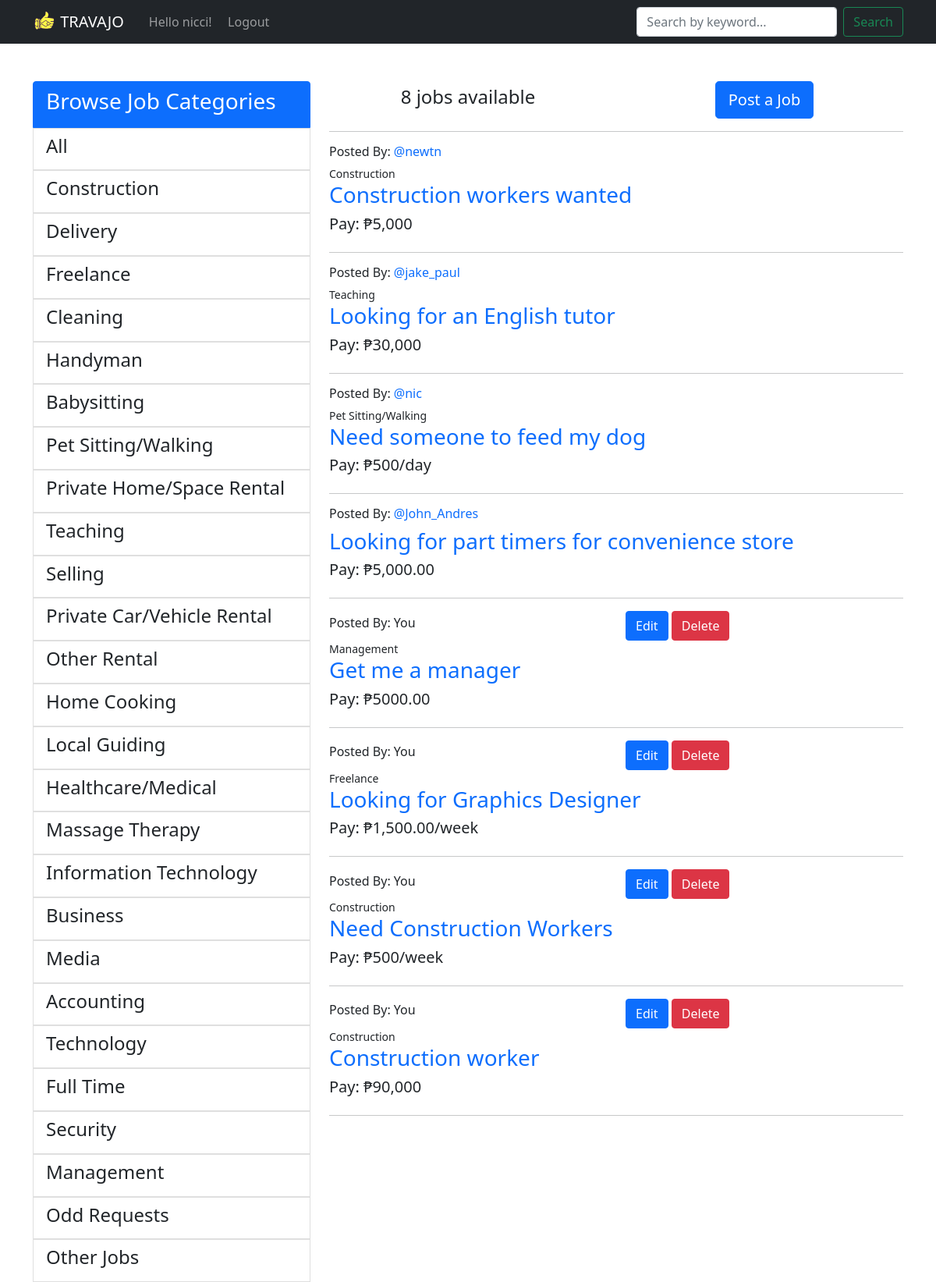
The page / (signed in) on the database its author committed.
### base/models.py (models this page shows, shortened)
class Category(models.Model):
    name = models.CharField(max_length=200)

class Room(models.Model):
    host = category = models.ForeignKey(User, on_delete = models.SET_NULL, null= True)
    category = models.ForeignKey(Category, on_delete = models.SET_NULL, null= True)
    name = models.CharField(max_length=200)
    payout = models.CharField(max_length = 200, null = True, blank = True)
    description = models.TextField(null = True, blank = True)
    updated =  models.DateTimeField(auto_now = True)
    created = models.DateTimeField(auto_now_add = True)
    class Meta:
        ordering = ['-updated', '-created']

### base/views.py (the view)
# urls.py: 2. Add a URL to urlpatterns:  path('', views.home, name='home')
def home(request):
    q = request.GET.get('q') if request.GET.get('q') != None else ''
    rooms = Room.objects.filter(
        Q(category__name__icontains = q) | Q(name__icontains = q) | Q(description__icontains = q)
        )
    topics = Category.objects.all()
    room_count = rooms.count()
    context = {'rooms':rooms, 'topics':topics, 'room_count':room_count}
    return render(request, 'base/home.html', context)

### base/templates/base/home.html
{%  extends 'main.html' %}
{% block content %}
<div class="container">
    <div class="row">
    <div class="col-sm-4">
        {% include 'base/categories_component.html' %}
    </div>
    <div class="col-sm-8 ">
        <div class="row">
            <div class="col-6 d-flex align-items-center justify-content-center">
                <h4>{{room_count}} jobs available</h4>
            </div>
            <div class="col-6 d-flex align-items-center justify-content-center">
            <a href= "{% url 'Create Room' %}" class="btn btn-primary btn-lg btn-block" role="button">Post a Job</a>
            </div>
        </div>
        <hr visibility:none;>
        {%  include 'base/displays_component.html' %}
    </div>
</div>
</div>
{% endblock content %}

### templates/nav.html (shortened to what this page needs)
{%  load static %}
<nav class="navbar navbar-expand-lg navbar-dark bg-dark">
    <div class="container">
      <a class="navbar-brand" href="/">
        <img src="{% static 'images/site_icon.png' %}" width="30" height="30" class="d-inline-block align-top" alt="travajo logo">
        <span class="navbar-brand mb-0 h1">TRAVAJO</span>
      </a>
      <div class="collapse navbar-collapse" id="navbarSupportedContent">
        <ul class="navbar-nav me-auto mb-2 mb-lg-0">
          <div class="col d-flex align-items-center justify-content-center">
            {% if request.user.is_authenticated %}
            <span class="navbar-text">Hello {{request.user}}! &nbsp;&nbsp; </span>
            {%endif%}
        </div>
          <li class="nav-item">
            {% if request.user.is_authenticated %}
            <a class="nav-link" href = "{% url 'logoutUser' %}">Logout</a>
            {% else %}
            <a class ="nav-link" href = "{% url 'loginUser'  %}">Login</a>
            {% endif %}
            </li>
        </ul>
        <form class="d-flex" method="GET" action = "{% url 'home' %}">
          <input class="form-control me-2" type="text"  name = "q" placeholder="Search by keyword..." aria-label="Search">
          <button class="btn btn-outline-success" type="submit">Search</button>
        </form>
      </div>
    </div>
  </nav>
<br><br>

### base/templates/base/categories_component.html
{% block content %}
<div class="list-group">
    <button type="button" class="list-group-item list-group-item-action active">
      <h3>Browse Job Categories</h3>
    </button>
<div>
    <a href = "{% url 'home' %}" class="list-group-item list-group-item-action"><h4>All</h4></a>
</div>
{%  for topic in topics %}
    <div>
        <a href = "{% url 'home' %}?q={{topic.name}}" class="list-group-item list-group-item-action"><h4>{{topic.name}}</h4></a>
    </div>
{% endfor %}
</div>
{%endblock content%}

### base/templates/base/displays_component.html (shortened to what this page needs)
{%block content%}
{% for room in rooms %}
<div class = "list-group list-group-flush">
    <div class="row">
        <div class="col d-flex align-items-center">
            {%  if request.user == room.host %}
            <h6>Posted By: You</h6>
            {%else%}
            <h6>Posted By: <a href= "{% url 'User Profile' room.host.id %}">@{{room.host.username}}</h6></a>
            {%endif%}
            </div>
        <div class="col ">
        {%  if request.user == room.host %}
        <a class="btn btn-primary" href = "{%url 'Update Room' room.id %}" role="button">Edit</a>
        <a class="btn btn-danger" href = "{% url 'Delete Room' room.id %}" role="button">Delete</a>
        {%endif%}
        </div>
    </div>
    <small>{{room.category.name}}</small>
    <h3><a href = "{% url 'room' room.id %}">{{room.name}}</a></h3>
    {% if room.payout == None %}
    <h5>Pay: Not specified</h5>
    {%else%}
    <h5>Pay: ₱{{room.payout}}</h5>
    {%endif%}
    <hr>
</div>
{% endfor %}
{%endblock content%}

### templates/main.html (style rules this page uses)
html { height:100vh; }

### base/templates/base/displays_component.html (style rules this page uses)
a { text-decoration: none; }

### rows shown on the page
Category: name "Construction"
Category: name "Delivery"
Category: name "Freelance"
Category: name "Cleaning"
Category: name "Handyman"
Category: name "Babysitting"
Category: name "Pet Sitting/Walking"
Category: name "Private Home/Space Rental"
Category: name "Teaching"
Category: name "Selling"
Category: name "Private Car/Vehicle Rental"
Category: name "Other Rental"
Category: name "Home Cooking"
Category: name "Local Guiding"
Category: name "Healthcare/Medical"
Category: name "Massage Therapy"
Category: name "Information Technology"
Category: name "Business"
Category: name "Media"
Category: name "Accounting"
Category: name "Technology"
Category: name "Full Time"
Category: name "Security"
Category: name "Management"
Category: name "Odd Requests"
Category: name "Other Jobs"
Room: host.username "newtn", category.name "Construction", name "Construction workers wanted", payout "5,000"
Room: host.username "jake_paul", category.name "Teaching", name "Looking for an English tutor", payout "30,000"
Room: host.username "nic", category.name "Pet Sitting/Walking", name "Need someone to feed my dog", payout "500/day"
Room: host.username "John_Andres", name "Looking for part timers for convenience store", payout "5,000.00"
Room: shows "Posted By: You", shows "Edit", category.name "Management", name "Get me a manager", payout "5000.00"
Room: shows "Posted By: You", shows "Edit", category.name "Freelance", name "Looking for Graphics Designer", payout "1,500.00/week"
Room: shows "Posted By: You", shows "Edit", category.name "Construction", name "Need Construction Workers", payout "500/week"
Room: shows "Posted By: You", shows "Edit", category.name "Construction", name "Construction worker", payout "90,000"

### other values the page prints
{{ request.user }} "nicci"
{{ room_count }} "8"
